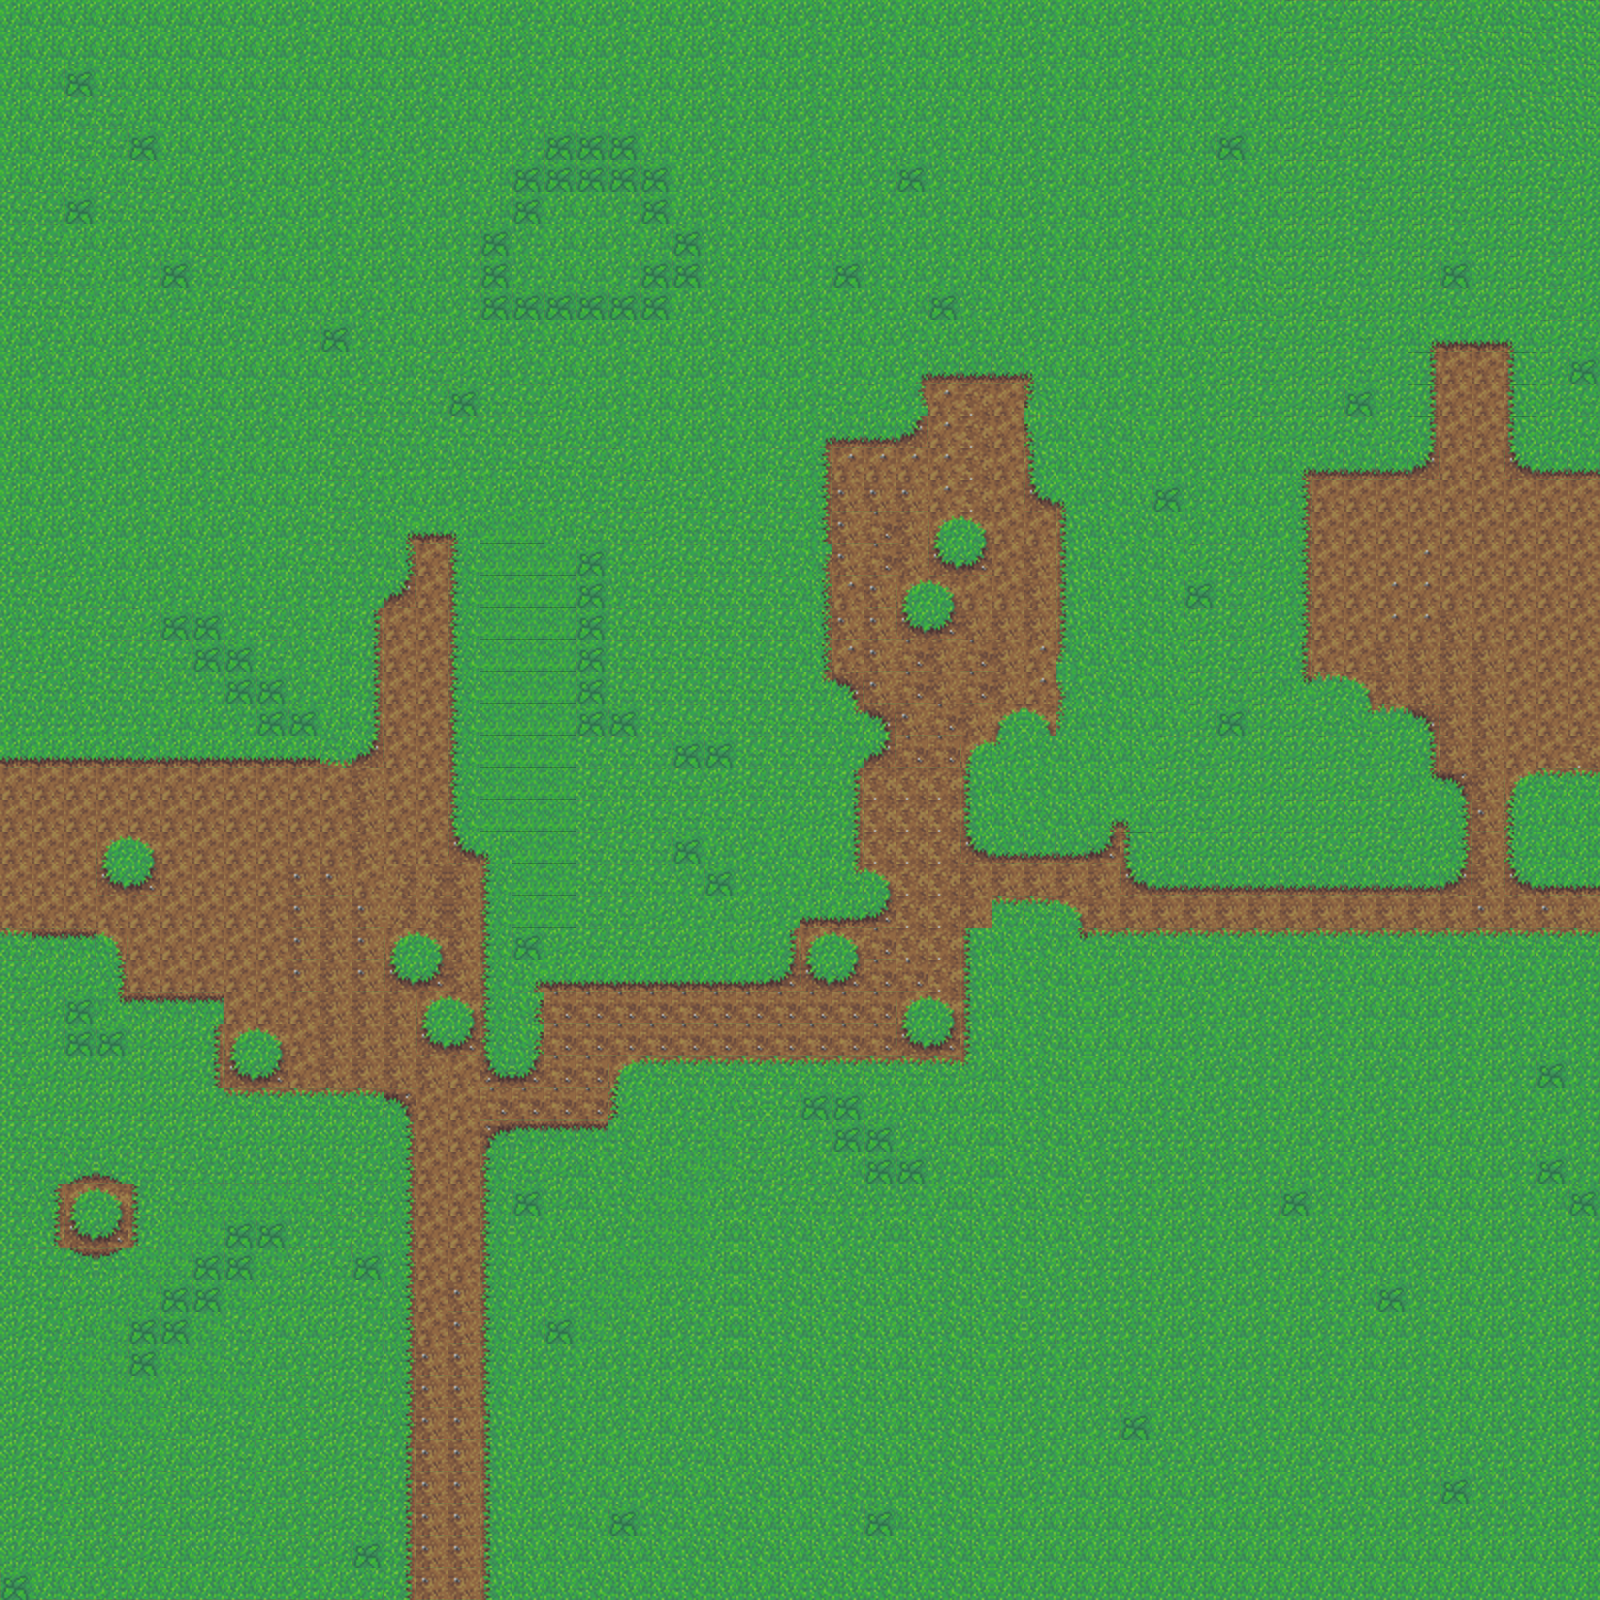

Rendered tile map (Tiled .tmx) drawn with the repository's tilesets; below, a short description and the map source with its tile grids summarised:
An orthogonal 50x50 tile map with 32x32 px tiles, 1 tile layer (Tile Layer 1).

<map version="1.2" tiledversion="1.2.1" orientation="orthogonal" renderorder="right-down" width="50" height="50" tilewidth="32" tileheight="32" infinite="0" nextlayerid="2" nextobjectid="1">
 <tileset firstgid="1" name="grass-tiles-2-small" tilewidth="32" tileheight="32" tilecount="72" columns="12">
  <image source="../Downloads/tileset/grass-tiles-2-small.png" width="384" height="192" />
 </tileset>
 <layer id="1" name="Tile Layer 1" width="50" height="50">
  <data>[2500 cells, 2500 non-empty, 49 distinct tile ids]</data>
 </layer>
</map>
